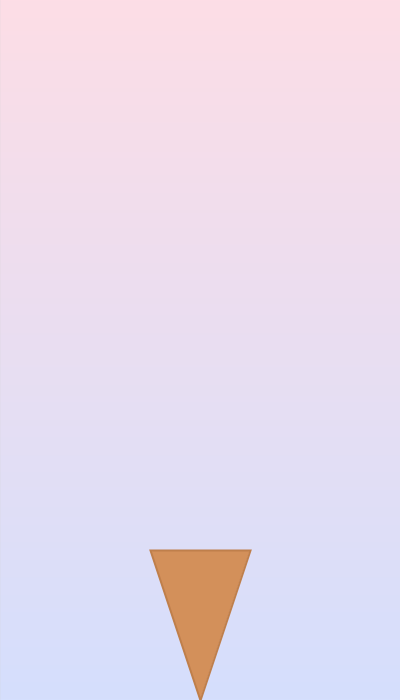
Frame 1 (no input)
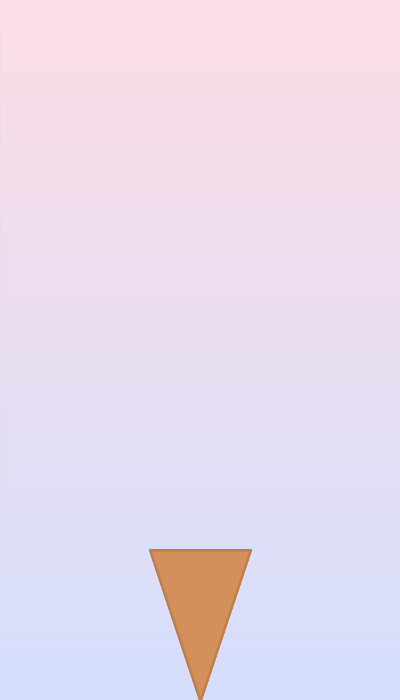
Frame 60 (the mouse pressed at the canvas centre just before this capture)
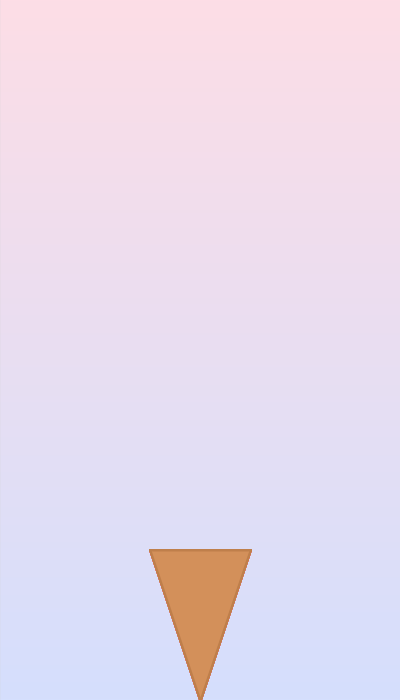
Frame 120 (the mouse held since frame 60 and released just before this capture)

The Processing sketch that drew these frames (run headless with seeded random() and noise(); from frame 60 on, the mouse is pressed at the canvas centre):

// Processing sketch: Monti_Bea_Avoider_Game
// ── Monti_Bea_Avoider_Game.pde
/*
avoider game
Bea Monti
7/5/22
BLURB HERE...
*/

int cone;

int x = 150;
int y = 550;

float r;
float g;
float b;

void setup() {
  size(400, 700);
 


  //background theme
  gradient(253, 221, 230, 213, 223, 253);
}
void gradient(float r1, float g1, float b1,
  float r2, float g2, float b2) {
  for (int i = 0; i < height; i++ ) {
    r = map(i, 0, height-1, r1, r2);
    g = map(i, 0, height-1, g1, g2);
    b = map(i, 0, height-1, b1, b2);

    stroke(r, g, b);
    line(0, i, width, i);
  }
  }
  
   
  
  void draw() {
  cone(200, 255);
  }
    

 void cone(float x, float y) {

  //cone
  fill(#D3905A);
  stroke(#BF7F4B);
  strokeWeight(2);
  triangle(150, 550, 250, 550, 200, 700);   
  
}
  


  
  
 
